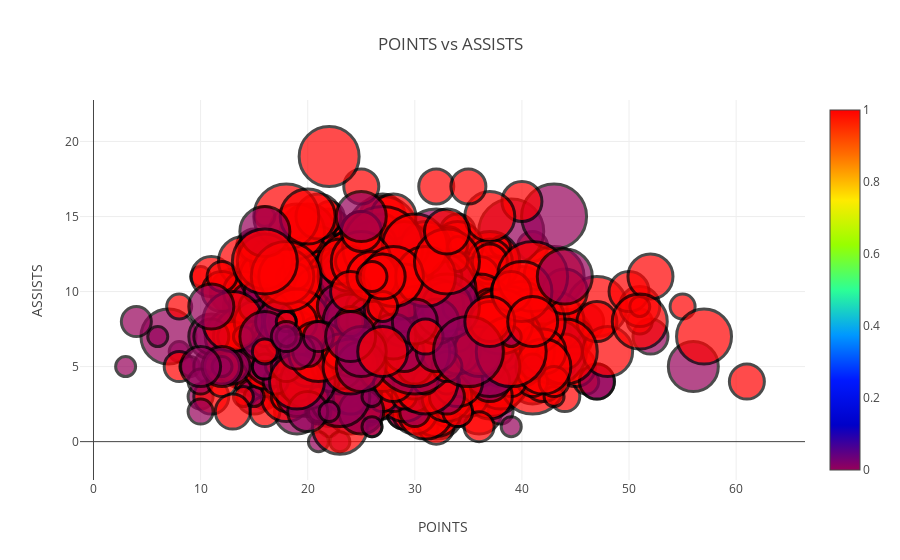

Notebook code cell kept with this figure:
### Markdown cell above
This woud be the new for you. go.Scatter would like a data you would use to plot the figure. And then go.Figure could let you determine the other except for the data, such as x axis, y axis or the title of the plot.

### Code cell
data_go=[go.Scatter(x=df['PTS'],
					y=df['AST'],
					mode='markers',
					marker=dict(colorscale='Rainbow',
					 			size=df['TRB']*5,
					 			color=df['WIN'],
					 			sizemin=10,
					 			showscale=True,  #Whether you want to add a colorbar.
					 			line=dict(color='black',width=3)))]

figure=go.Figure(data=data_go,
				 layout=go.Layout(
				 		xaxis=dict(title='POINTS'),
				 		yaxis=dict(title='ASSISTS'),
				 		title='POINTS vs ASSISTS'))

iplot(figure)

### Figure 1 — Plotly figure (JSON) as saved in the notebook; plotly's stock layout.template omitted (floating-point values rounded to 4 significant figures; data arrays with more than 128 entries replaced by an {"elided": "..."} marker saying what was removed)
{"data": [{"marker": {"color": {"elided": "1143 int values"}, "colorscale": "Rainbow", "line": {"color": "black", "width": 3}, "showscale": true, "size": {"elided": "1143 int values"}, "sizemin": 10}, "mode": "markers", "name": "WIN", "type": "scatter", "uid": "0ca947f9-d1c4-4b41-a1bb-5b59ade9f043", "x": {"elided": "1143 int values"}, "y": {"elided": "1143 int values"}}], "layout": {"title": {"text": "POINTS vs ASSISTS"}, "xaxis": {"title": {"text": "POINTS"}}, "yaxis": {"title": {"text": "ASSISTS"}}}}
